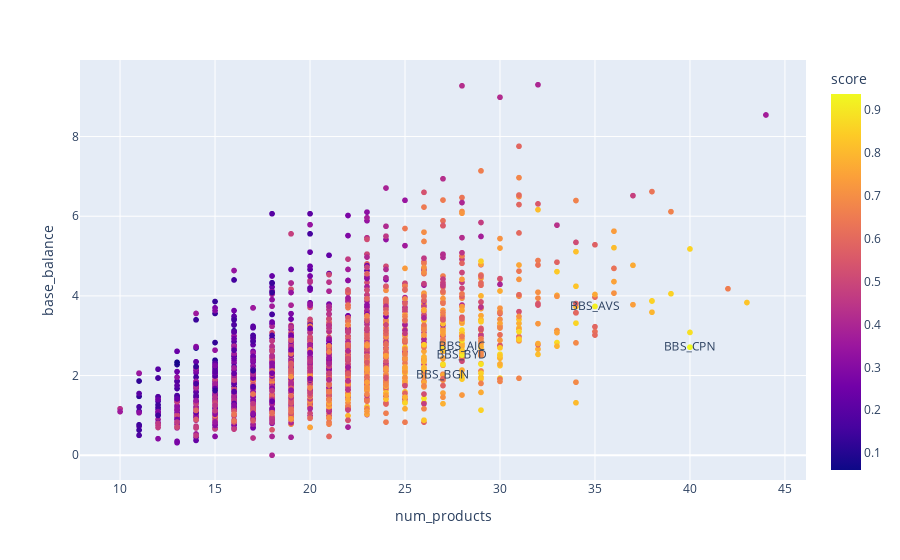

Source (notebook cell):
### Code cell
px.scatter(plot_data, x='num_products', y='base_balance', color='score', hover_data=plot_data[0].keys(), text='label')

### Figure 1 — Plotly figure (JSON) as saved in the notebook; plotly's stock layout.template omitted (floating-point values rounded to 4 significant figures; data arrays with more than 128 entries replaced by an {"elided": "..."} marker saying what was removed)
{"data": [{"customdata": {"elided": "2000x6 mixed values"}, "hovertemplate": "num_products=%{x}<br>base_balance=%{y}<br>label=%{customdata[2]}<br>name=%{customdata[0]}<br>score=%{marker.color}<br>num_bases=%{customdata[3]}<br>catalytic_features=%{customdata[4]}<br>num_features=%{customdata[5]}<extra></extra>", "legendgroup": "", "marker": {"color": {"elided": "2000 float values"}, "coloraxis": "coloraxis", "symbol": "circle"}, "mode": "markers+text", "name": "", "showlegend": false, "text": {"elided": "2000 str values"}, "type": "scattergl", "x": {"elided": "2000 int values"}, "xaxis": "x", "y": {"elided": "2000 float values"}, "yaxis": "y"}], "layout": {"autosize": true, "coloraxis": {"colorbar": {"title": {"text": "score"}}, "colorscale": [[0, "#0d0887"], [0.1111, "#46039f"], [0.2222, "#7201a8"], [0.3333, "#9c179e"], [0.4444, "#bd3786"], [0.5556, "#d8576b"], [0.6667, "#ed7953"], [0.7778, "#fb9f3a"], [0.8889, "#fdca26"], [1, "#f0f921"]]}, "legend": {"tracegroupgap": 0}, "margin": {"t": 60}, "xaxis": {"anchor": "y", "autorange": true, "domain": [0, 1], "range": [7.929, 46.07], "title": {"text": "num_products"}, "type": "linear"}, "yaxis": {"anchor": "x", "autorange": true, "domain": [0, 1], "range": [-0.7201, 10.02], "title": {"text": "base_balance"}, "type": "linear"}}}
